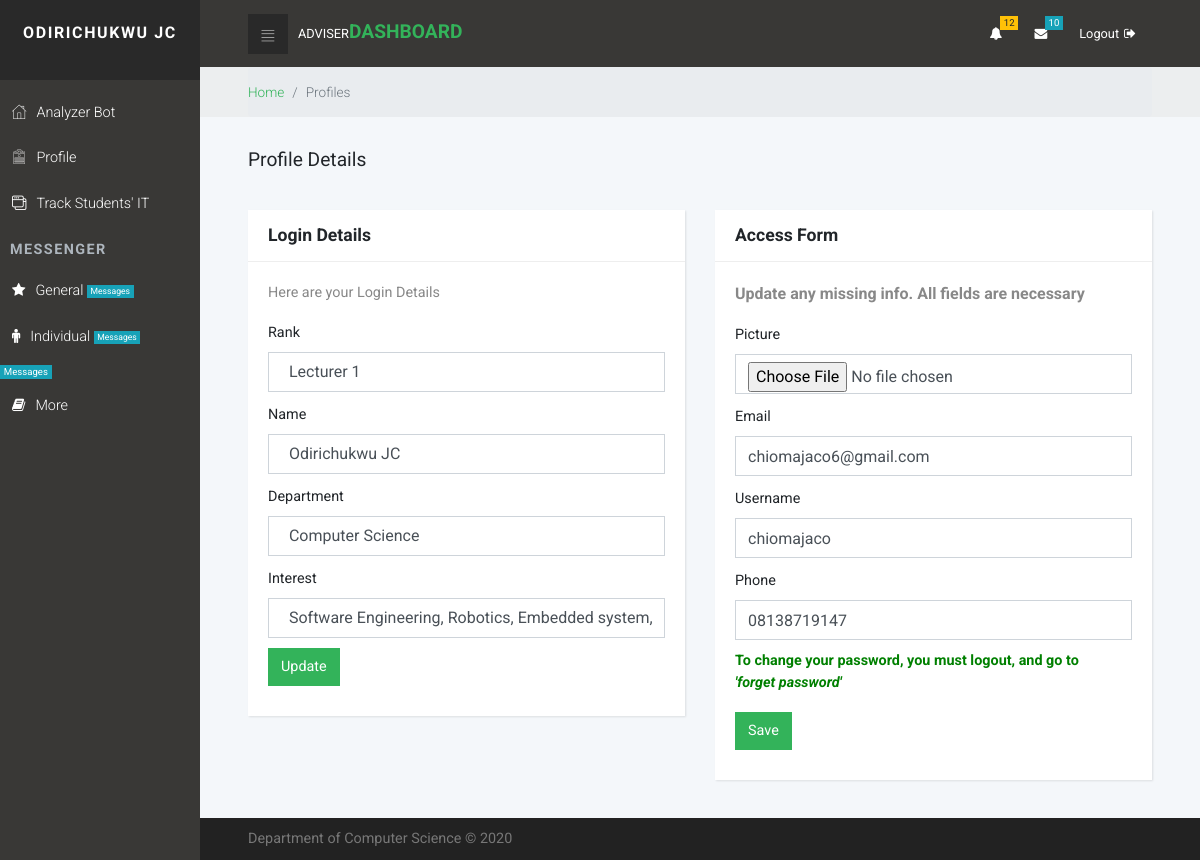
Before: /adviser/profile.php (signed in) with the older database file.
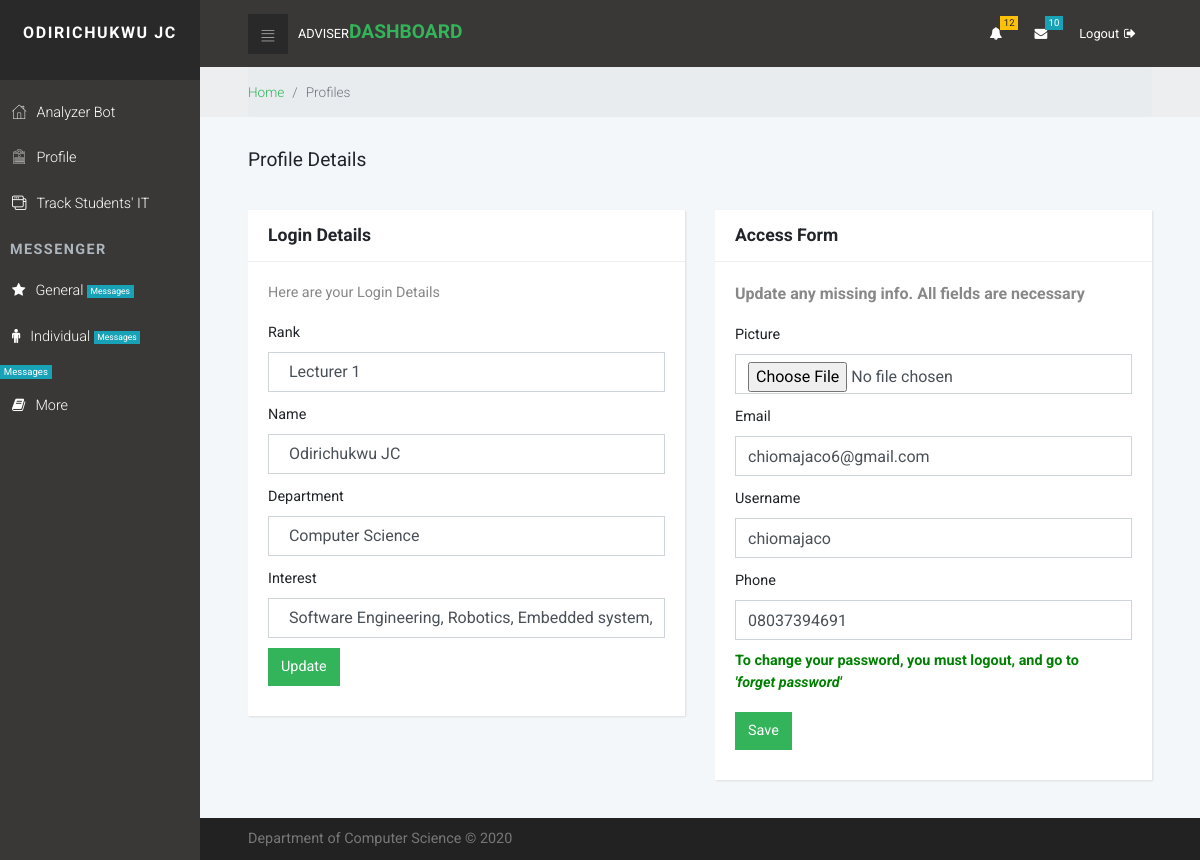
After: the same page with the newer database file.
### tables this page shows
CREATE TABLE `adviser` (
  `adviser_id` int(11) NOT NULL,
  `name` varchar(50) NOT NULL,
  `gender` varchar(6) NOT NULL,
  `phone` varchar(11) NOT NULL,
  `address` varchar(50) NOT NULL,
  `dept` varchar(30) NOT NULL,
  `rank` varchar(15) NOT NULL,
  `interest` text NOT NULL,
  `email` varchar(50) NOT NULL,
  `role` int(11) NOT NULL,
  `username` varchar(20) NOT NULL,
  `password` varchar(20) NOT NULL,
  `status` int(11) NOT NULL
);

### adviser/php/database.php (called while the page is built, shortened)
<?php
$conn = mysqli_connect("localhost","root","","u519554690_advisory");
$s = "SELECT * FROM ";
$w = " WHERE ";
function get($col,$sql){
	global $conn;
	$q = $conn->query($sql);
	$n = mysqli_num_rows($q);
	if($n<=0){
		return 0;
	} else {
		while($r = mysqli_fetch_array($q)){
			return $r[$col];
		}
	}
}

### adviser/profile.php (the view, shortened to what the changed rows need)
 <?php
require_once 'php/a_assets.php';
  require_once 'php/a_header.php';
 ?>
     <section class="forms">
       <div class="container-fluid">
         <header>
           <h1 class="h3 display"> Profile Details</h1>
         </header>
         <div class="row">
           <div class="col-lg-6" id="logindetails">
             <div class="card">
               <div class="card-body">
                 <form method="post" action="profile.php">
                   <div class="form-group">
                     <label>Rank</label>
                     <input type="text" value=" <?php echo get("rank","$s adviser $w adviser_id='".$_SESSION['id']."'"); ?>" name="rank" class="form-control">
                   </div>
                   <div class="form-group">
                     <label>Name</label>
                     <input type="text" value=" <?php echo get("name","$s  adviser $w adviser_id='".$_SESSION['id']."'"); ?>" name="name" class="form-control">
                   </div>
                   <div class="form-group">
                     <label>Department</label>
                     <input type="text" value=" <?php echo get("dept","$s  adviser $w adviser_id='".$_SESSION['id']."'"); ?>" name="dept" class="form-control">
                   </div>
                   <div class="form-group">
                     <label>Interest</label>
                     <input type="text" value=" <?php echo get("interest","$s  adviser $w adviser_id='".$_SESSION['id']."'"); ?>" name="interest" class="form-control">
                   </div>
                 </form>
               </div>
             </div>
           </div>
<div class="col-lg-6">
             <div class="card">
               <div class="card-body">
                 <form method="post">
                    <div class="form-group">
                     <label>Email</label>
                     <input type="text" value="<?php echo get("email","$s adviser $w adviser_id='".$_SESSION['id']."'"); ?>" name="email" class="form-control" required >
                   </div>
                   <div class="form-group">
                     <label>Username</label>
                     <input type="text" value="<?php echo get("username","$s adviser $w adviser_id='".$_SESSION['id']."'"); ?>" name="username" class="form-control" required />
                   </div>
                   <div class="form-group">
                     <label>Phone</label>
                     <input type="number" value="<?php echo get("phone","$s adviser $w adviser_id='".$_SESSION['id']."'"); ?>" name="phone" class="form-control" required />
                   </div>
                 </form>
               </div>
             </div>
           </div>
         </div>
       </div>
     </section>
  <?php require_once('php/a_footer.php');?>

### adviser/php/a_header.php (shortened to what the changed rows need)
<body>
   <nav class="side-navbar">
     <div class="side-navbar-wrapper">
       <div class="sidenav-header d-flex align-items-center justify-content-center">
         <div class="sidenav-header-inner text-center">
           <h2 class="h5"> <?php echo get("name","$s adviser $w adviser_id='".$_SESSION['id']."'"); ?></h2><span> </span>
         </div>
       </div>
   </nav>
   <div class="page">

Changed rows visible on the page:
changed adviser "ODIRICHUKWU JC": phone "08138719147" → "08037394691"
